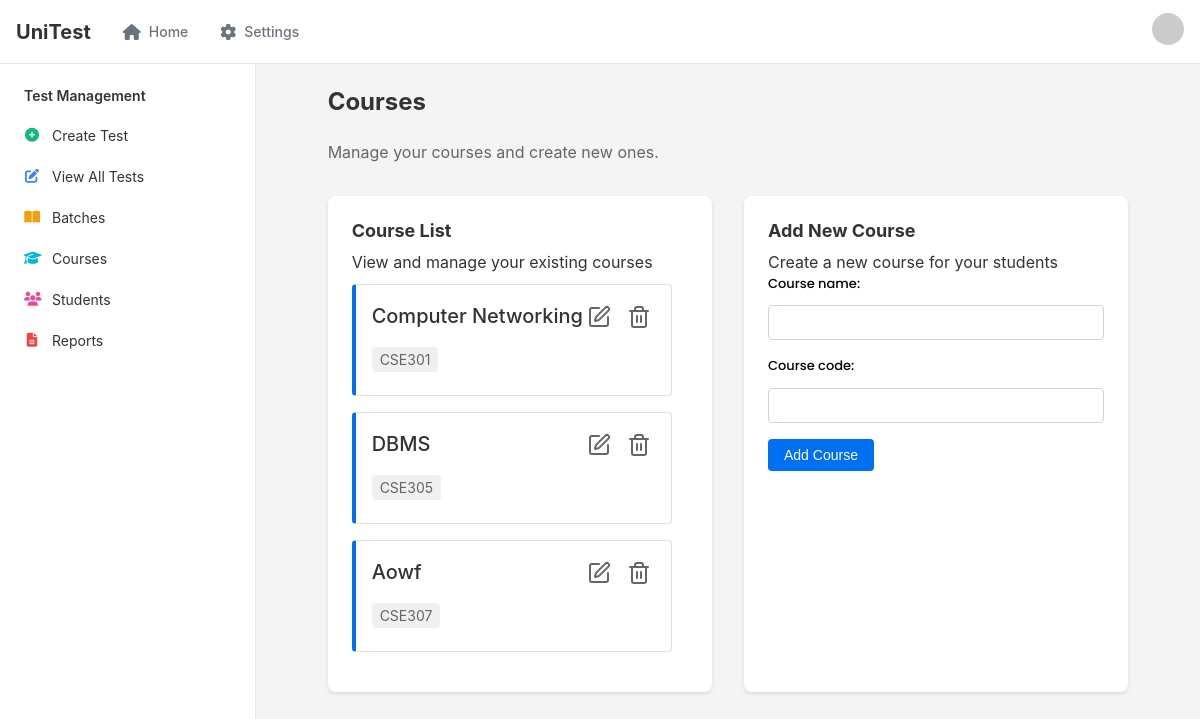
Page /courses/ on the earlier database version.
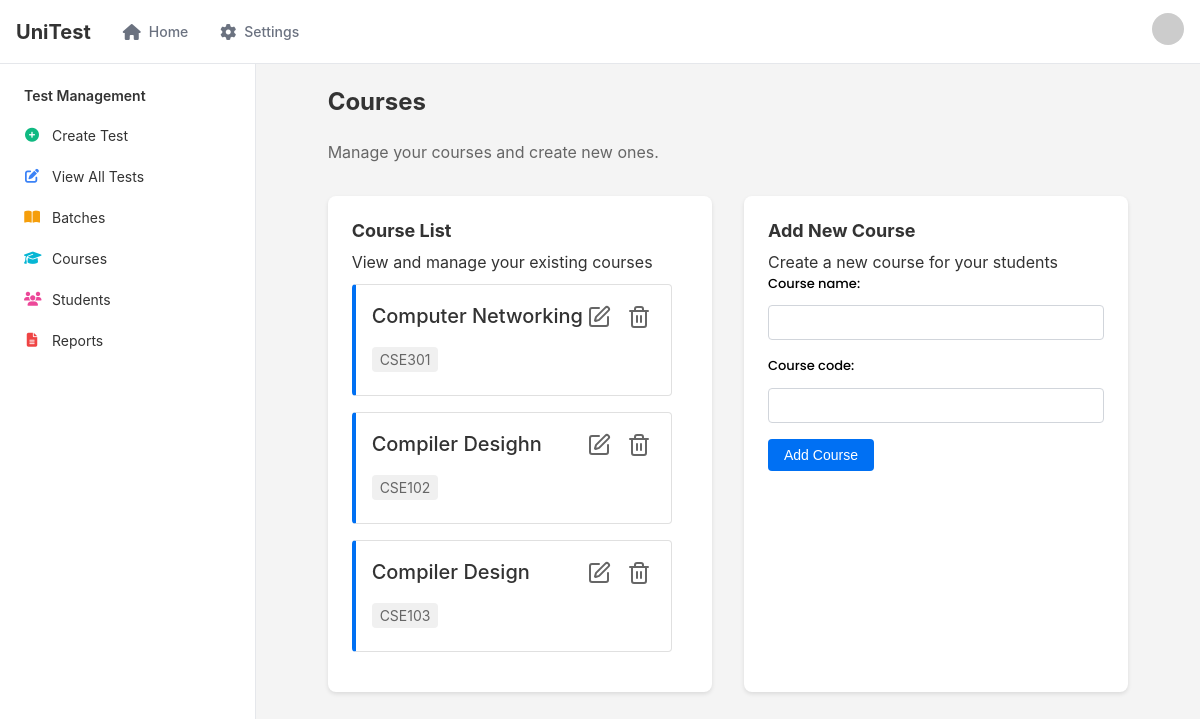
Same page on the later database version.
### base/models.py (models this page shows, shortened)
class Course(models.Model):
    course_name = models.CharField(max_length=255, unique=True)
    course_code = models.CharField(max_length=255, unique=True)

### base/views.py (the view)
# urls.py: path('courses/',                       views.courses,                       name = 'courses'),
def courses(request):
    all_courses = Course.objects.all()
    if request.method == "POST":
        form = courseForm(request.POST)
        if form.is_valid():
            form.save()
            return redirect('courses')
        else:
            print("Form Errors:", form.errors)
    else:
        form = courseForm()
    context = {
        'all_courses': all_courses,
        'form': form,
    }
    return render(request, 'courses.html',context)

### base/forms.py
class courseForm(forms.ModelForm):
    class Meta:
        model = Course
        fields = '__all__'

### templates/courses.html (shortened to what this page needs)
{% extends 'base.html' %}
{% block content %}
<div class="container">
    <h1>Courses</h1>
    <p class="subtitle">Manage your courses and create new ones.</p>
    <div class="courses-content">
        <div class="course-list">
            <h2>Course List</h2>
            <p>View and manage your existing courses</p>
            <div class="course-cards">
                {% for course in all_courses %}
                    <div class="course-card">
                        <div class="course-header">
                            <div>
                                <h3>{{ course.course_name }}</h3>
                                <span class="badge">{{ course.course_code }}</span>
                            </div>
                            <div class="course-actions">
                                <form action ="{% url 'update_course' course.id %}" method="POST" style="display:inline;">
                                    <button class="icon-button" aria-label="Edit course">
                                        <i data-lucide="edit"></i>
                                    </button>
                                </form>
                                <form action = "{% url 'delete_course' course.id %}" method="POST">
                                    <button class="icon-button" aria-label="Delete course">
                                        <i data-lucide="trash-2"></i>
                                    </button>
                                </form>
                            </div>
                        </div>
                    </div>
                {% empty %}
                    <p>No courses available.</p>
                {% endfor %}
            </div>
        </div>
        <div class="course-form">
            <h2>Add New Course</h2>
            <p>Create a new course for your students</p>
            <form action="{% url 'courses' %}" method="post">
                {% for field in form %}
                    <div class="form-group">
                        {{ field.label_tag }}
                        {{ field }}
                    </div>
                {% endfor %}
                <button type="submit" class="button primary">
                    Add Course
                </button>
            </form>
        </div>
    </div>
</div>
{% endblock %}

Differences in the rows shown:
removed Course: course_name "DBMS", course_code "CSE305"
removed Course: course_name "Aowf", course_code "CSE307"
added Course: course_name "Compiler Desighn", course_code "CSE102"
added Course: course_name "Compiler Design", course_code "CSE103"
